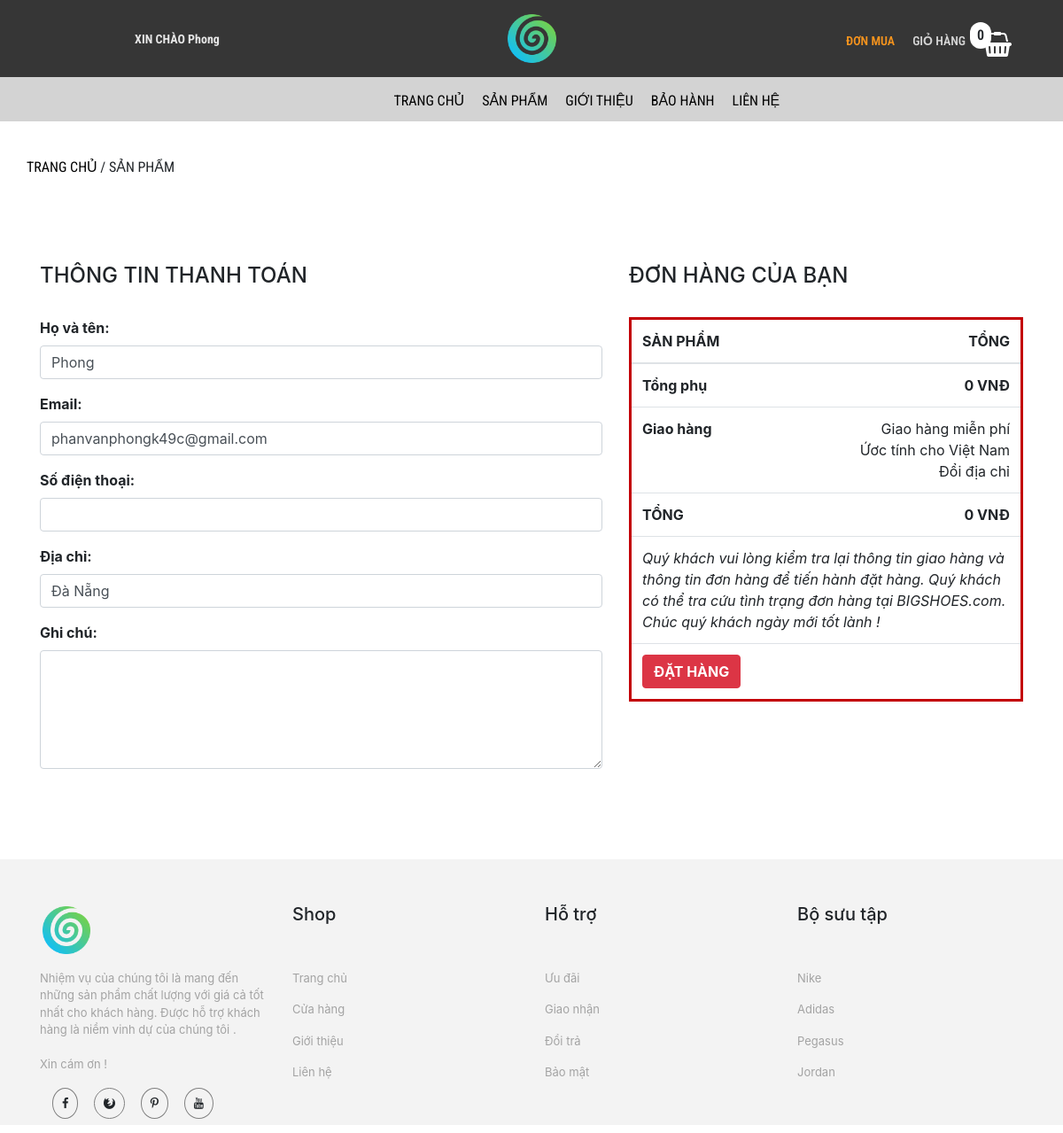
Page /trang-chinh/thanh-toan-gio-hang.php (signed in) on the committed database.
### tables this page shows
CREATE TABLE `khach_hang` (
  `ma_kh` int(10) UNSIGNED NOT NULL,
  `ho_ten` varchar(50) NOT NULL,
  `mat_khau` varchar(50) NOT NULL,
  `email` varchar(50) NOT NULL,
  `dia_chi` varchar(50) NOT NULL,
  `trang_thai` bit(1) NOT NULL DEFAULT b'0'
);

### admin/dao/pdo.php (called while the page is built, shortened)
<?php
    function pdo_get_connection(){
        $pdo = new PDO("mysql:host=localhost;dbname=bigshoes",'root','');
        $pdo->setAttribute(PDO::ATTR_ERRMODE, PDO::ERRMODE_EXCEPTION);
        return $pdo;
    }
    function pdo_query_one($sql){
        $sql_args = array_slice(func_get_args(),1);
        try{
            $conn = pdo_get_connection();
            $stmt = $conn ->prepare($sql);
            $stmt -> execute($sql_args);
            $row = $stmt -> fetch();
            return $row;
        }catch(PDOException $e){
            throw $e;
        }finally{
            unset($conn);
        }
    }
    ?>

### admin/dao/khach-hang.php (called while the page is built, shortened)
<?php
    require_once ('pdo.php');
    function khach_hang_select_by_id($ma_kh){
        $sql = "SELECT * FROM khach_hang WHERE ma_kh=?";
        return pdo_query_one($sql,$ma_kh);
    }

### trang-chinh/thanh-toan-gio-hang.php (the view, shortened to what this page needs)
<!DOCTYPE html>
<html lang="en">
<head>
    <link rel="stylesheet" href="https://maxcdn.bootstrapcdn.com/bootstrap/4.0.0/css/bootstrap.min.css">
    <link rel="stylesheet" href="../../bigshoes/css/chi-tiet-sp/products.css">
    <link rel="stylesheet" href="../../bigshoes/css/chi-tiet-sp/plugin/css/owl.carousel.min.css">
    <link rel="stylesheet" href="../../bigshoes/css/chi-tiet-sp/plugin/css/owl.theme.default.min.css">
    <link rel="stylesheet" href="https://cdnjs.cloudflare.com/ajax/libs/font-awesome/4.7.0/css/font-awesome.min.css">
    <link rel="stylesheet" href="https://maxcdn.bootstrapcdn.com/bootstrap/4.5.2/css/bootstrap.min.css">
</head>
<body>
    <div class="container-fluid">
        <div class="row">
            <div class="col-md-4" style="background-color: rgb(54, 54, 54);text-align: center">
                <div class="login">
                    <?php
                    if (!isset($_SESSION['user'])) {
                    ?>
                        <a href="../../bigshoes/tai-khoan/dang-nhap.php">
                            <p><strong>ĐĂNG NHẬP / ĐĂNG KÍ</strong></p>
                        </a>
                    <?php } else { ?>
                        <a href="../../bigshoes/tai-khoan/thong-tin-tk.php">
                            <p><strong>XIN CHÀO <?= $_SESSION['user']['ho_ten'] ?></strong></p>
                        </a>
                    <?php } ?>
                </div>
            </div>
            <div class="col-md-4" style="background-color: rgb(54, 54, 54);text-align: center">
                <div class="logo">
                    <a href="index.php"><img src="../css/danh-sach-sp/img/TBT.png" alt="anh"></a>
                </div>
            </div>
            <div class="col-md-4" style="background-color: rgb(54, 54, 54);text-align: center">
                <div class="giohang" style="position: reletive;">
                    <?php
                    $sll = 0;
                    ?>
                    <span style="position: absolute;padding:3px 8px;background-color:#fff;border-radius:50px;left:295px;top:25px;"><?= $sll ?></span>
                    <ul>
                        <li style="list-style: none;">
                            <p style="font-size: 14px;">
                                <a href="" style="text-decoration:none;color:#f7941d;">ĐƠN MUA</a>
                            </p>
                        </li>
                        <li style="list-style: none;">
                            <p style="color: rgb(212, 212, 212);font-size: 14px;">GIỎ HÀNG</p>
                        </li>
                        <a href="danh-sach-gio-hang.php">
                            <li style="list-style: none;">
                                <i class="fa fa-shopping-basket" style="font-size:28px;color:rgb(255, 255, 255)"></i>
                            </li>
                        </a>
                    </ul>
                </div>
            </div>
        </div>
    </div>
    <div class="container-fluid">
        <div class="row">
            <div class="col-md-12" style="background-color: rgb(211, 211, 211);">
                <div class="nav">
                    <ul>
                        <li><a href="index.php">TRANG CHỦ</a></li>
                        <li><a href="danh-sach-sp.php">SẢN PHẨM</a></li>
                        <li><a href="gioi-thieu.php">GIỚI THIỆU</a></li>
                        <li><a href="bao-hanh.php">BẢO HÀNH</a></li>
                        <li><a href="lien-he.php">LIÊN HỆ</a></li>
                    </ul>
                </div>
            </div>
        </div>
    </div>
    <div class="container" style="margin-top: 20px;">
        <div class="row">
            <div class="col-md-7" style="padding-left: 0px;">
                <div class="chuyen">
                    <p><span><a href="index.php" style="text-decoration:none;color:black">TRANG CHỦ </a></span> / SẢN PHẨM</p>
                </div>
            </div>
        </div>
    </div>
    <?php
    require_once('../../bigshoes/admin/dao/khach-hang.php');
    extract($_REQUEST);
    $ma_kh = $_SESSION['user']['ma_kh'];
    $item = khach_hang_select_by_id($ma_kh);
    extract($item);
    ?>
    <div class="container" style="margin-top: 80px;">
        <div class="row">
            <div class="col-sm-7">
                <form action="" method="post">
                    <h4>THÔNG TIN THANH TOÁN</h4>
                    <br>
                    <table class="table table-borderless" border="0">
                        <tr>
                            <div class="form-group">
                                <label for=""> <b>Họ và tên:</b> </label>
                                <input type="text" class="form-control" id="" name="ho_ten" value="<?= $ho_ten ?>">
                            </div>
                        </tr>
                        <tr>
                            <div class="form-group">
                                <label for=""><b>Email:</b></label>
                                <input type="text" class="form-control" id="" name="email" value="<?= $email ?>">
                            </div>
                        </tr>
                        <tr>
                            <div class="form-group">
                                <label for=""><b>Số điện thoại:</b></label>
                                <input type="text" class="form-control" id="" name="sdt" value="<?= $sdt ?>">
                            </div>
                        </tr>
                        <tr>
                            <div class="form-group">
                                <label for=""><b>Địa chỉ:</b></label>
                                <input type="text" class="form-control" id="" name="dia_chi" value="<?= $dia_chi ?>">
                            </div>
                        </tr>
                        <tr>
                            <div class="form-group">
                                <label for=""><b>Ghi chú:</b></label>
                                <textarea class="form-control" rows="5" id="" name="ghi_chu"></textarea>
                            </div>
                        </tr>
                    </table>
            </div>
            <div class="col-sm-5">
                <h4>ĐƠN HÀNG CỦA BẠN</h4>
                <br>
                <table class="table" style="border:3px solid #c30005;">
                    <thead>
                        <tr>
                            <th>SẢN PHẨM</th>
                            <th style="text-align:right;">TỔNG</th>
                        </tr>
                    </thead>
                    <tbody>
                        <?php
                        $total = $i = 0;
                        ?>
                        <tr>
                            <td><b>Tổng phụ</b></td>
                            <td style="text-align:right;"><b><?= number_format($total) ?> VNĐ</b></td>
                        </tr>
                        <tr>
                            <td><b>Giao hàng</b></td>
                            <td style="text-align:right;">Giao hàng miễn phí <br>
                                Ứơc tính cho Việt Nam <br>
                                Đổi địa chỉ</td>
                        </tr>
                        <tr>
                            <td><b>TỔNG</b></td>
                            <td style="text-align:right;"><b><?= number_format($total) ?> VNĐ</b></td>
                        </tr>
                        <tr>
                            <td colspan="2"><i>Quý khách vui lòng kiểm tra lại thông tin giao hàng và thông tin đơn hàng để tiến hành đặt hàng. Quý khách có thể tra cứu tình trạng đơn hàng tại BIGSHOES.com. Chúc quý khách ngày mới tốt lành !</i></td>
                        </tr>
                        <tr>
                            <td><button type="submit" name="dathang" class="btn btn-danger"><b>ĐẶT HÀNG</b></button></td>
                            <td></td>
                        </tr>
                    </tbody>
                </table>
            </div>
        </div>
    </div>
    <div class="container-fluid now2" style="margin-top: 70px;">
        <div class="row">
            <div class="container" style="margin-top: 50px;">
                <div class="row">
                    <div class="col-md-3">
                        <div class="fo">
                            <img src="../css/trang-chu/img/TBT.png" alt="" style="width:60px;">
                        </div>
                    </div>
                    <div class="col-md-3">
                        <div class="fo">
                            <h5>Shop</h5>
                        </div>
                    </div>
                    <div class="col-md-3">
                        <h5>Hỗ trợ</h5>
                    </div>
                    <div class="col-md-3">
                        <h5>Bộ sưu tập</h5>
                    </div>
                </div>
                <div class="row" style="margin-top: 0px;">
                    <div class="col-md-3">
                        <div class="fo">
                            <ul>
                                <li>
                                    <p>
                                        Nhiệm vụ của chúng tôi là mang đến những sản phẩm chất lượng với giá cả tốt nhất cho khách hàng.
                                        Được hỗ trợ khách hàng là niềm vinh dự của chúng tôi . <br><br>
                                        Xin cám ơn !
                                    </p>
                                </li>
                                <li>
                                    <i class="fa fa-facebook "></i>
                                    <i class="fa fa-firefox"></i>
                                    <i class="fa fa-pinterest-p"></i>
                                    <i class="fa fa-youtube"></i>
                                </li>
                            </ul>
                        </div>
                    </div>
                    <div class="col-md-3">
                        <div class="fo">
                            <ul>
                                <li>
                                    <p>Trang chủ</p>
                                </li>
                                <li>
                                    <p>Cửa hàng</p>
                                </li>
                                <li>
                                    <p>Giới thiệu</p>
                                </li>
                                <li>
                                    <p>Liên hệ</p>
                                </li>
                            </ul>
                        </div>
                    </div>
                    <div class="col-md-3">
                        <div class="fo">
                            <ul>
                                <li>
                                    <p>Ưu đãi</p>
                                </li>
                                <li>
                                    <p>Giao nhận</p>
                                </li>
                                <li>
                                    <p>Đổi trả</p>
                                </li>
                                <li>
                                    <p>Bảo mật</p>
                                </li>
                            </ul>
                        </div>
                    </div>
                    <div class="col-md-3">
                        <div class="fo">
                            <ul>
                                <li>
                                    <p>Nike</p>
                                </li>
                                <li>
                                    <p>Adidas</p>
                                </li>
                                <li>
                                    <p>Pegasus</p>
                                </li>
                                <li>
                                    <p>Jordan</p>
                                </li>
                            </ul>
                        </div>
                    </div>
                </div>
            </div>
        </div>
    </div>
</body>
</html>

### css/chi-tiet-sp/products.css (style rules this page uses)
* { margin: 0px; padding: 0px; box-sizing: border-box; }
.login p { margin-top: 34px; color: rgb(230, 230, 230); font-size: 14px; font-family: "Roboto Condensed", sans-serif; }
.logo { padding: 13px; }
.logo img { width: 61px; }
.nav { position: relative; width: 100%; height: 50px; background-color: rgb(211, 211, 211); font-family: "Roboto Condensed", sans-serif; }
.nav ul { position: absolute; top: 0; left: 35%; }
.nav ul li { float: left; list-style: none; margin-left: 20px; font-family: "Roboto Condensed", sans-serif; font-size: 16px; margin-top: 15px; }
.nav ul li a { text-decoration: none; color: black; }
.giohang { font-weight: 600; margin-left: 120px; font-family: "Roboto Condensed", sans-serif; }
.giohang ul li { float: left; margin-left: 20px; margin-top: 20px; }
.chuyen { font-family: "Roboto Condensed", sans-serif; margin-top: 20px; }
.chuyen span { color: rgb(150, 148, 148); }
.fo ul li { margin-top: 15px; list-style: none; font-size: 13px; }
.fo img { width: 100px; }
.fo ul li i { margin-left: 14px; border: solid 1px gray; padding: 10px; border-radius: 100%; }
.fo ul li p { color: rgb(163, 163, 163); }
.now2 { width: 100%; height: 300px; background-color: rgb(243, 243, 243); position: relative; }

### rows in the picture
khach_hang: ho_ten "Phong", email "phanvanphongk49c@gmail.com", dia_chi "Đà Nẵng"

### other values in the picture
$_SESSION['user']['ho_ten'] "Phong"
$sll "0"
$total "0"
